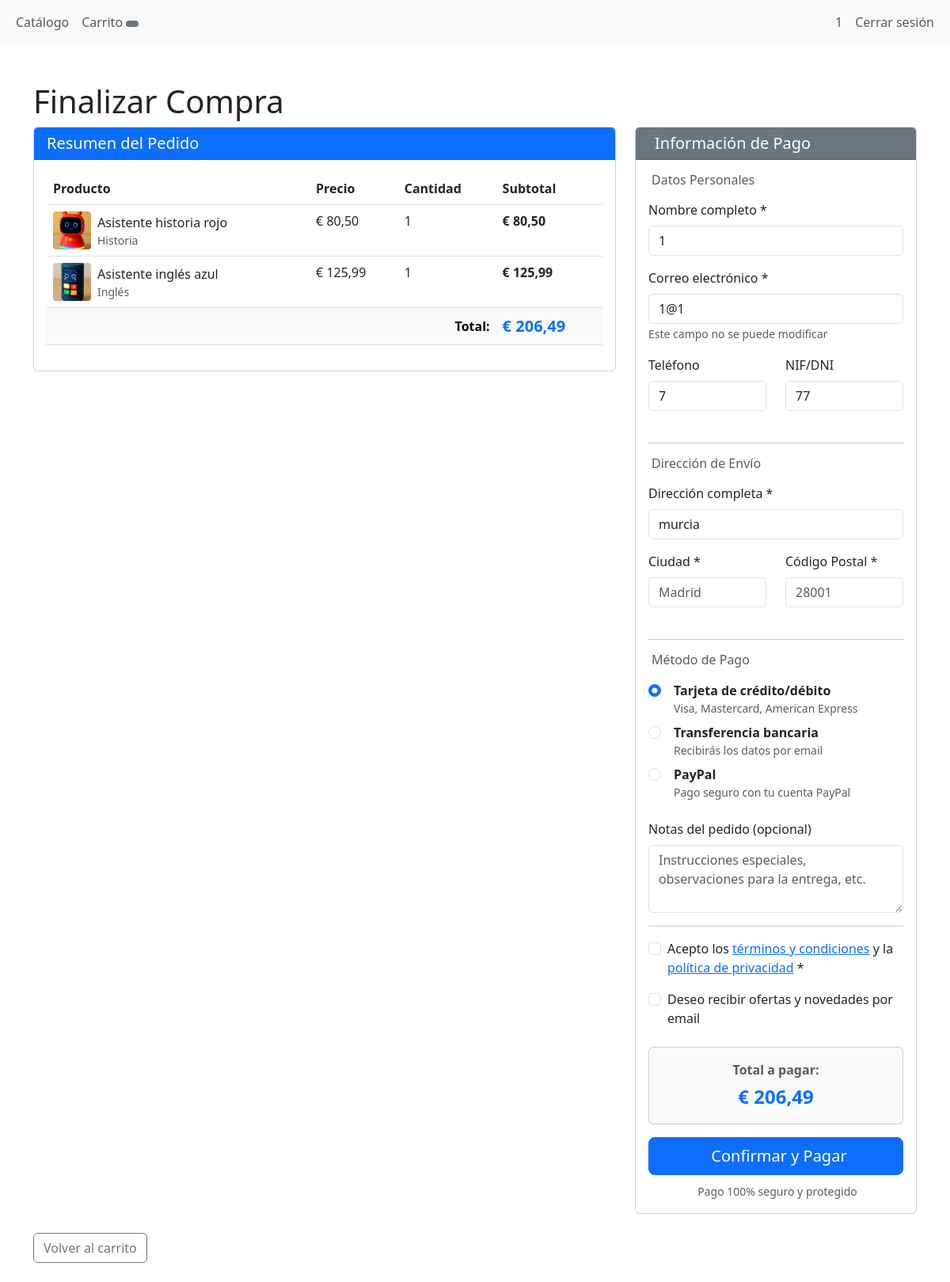
The app's page /checkout (signed in) with its own data.
### tables this page shows
CREATE TABLE Items_Carrito (
            id_item INTEGER PRIMARY KEY AUTOINCREMENT,
            id_carrito INTEGER NOT NULL,
            id_producto INTEGER NOT NULL,
            cantidad INTEGER NOT NULL DEFAULT 1,
            FOREIGN KEY (id_carrito) REFERENCES Carritos(id_carrito),
            FOREIGN KEY (id_producto) REFERENCES Productos(id_producto)
        );

CREATE TABLE Productos (
            id_producto INTEGER PRIMARY KEY AUTOINCREMENT,
            nombre TEXT NOT NULL,
            descripcion TEXT,
            precio REAL NOT NULL,
            stock INTEGER NOT NULL DEFAULT 0,
            categoria TEXT,
            imagen_url TEXT
        );

CREATE TABLE Usuarios (id_usuario INTEGER PRIMARY KEY AUTOINCREMENT, nombre TEXT NOT NULL, email TEXT UNIQUE NOT NULL, password TEXT NOT NULL, fecha_registro DATETIME DEFAULT CURRENT_TIMESTAMP, NIF TEXT UNIQUE, telefono NUMERIC UNIQUE, domicilio TEXT);

### controllers/CarritoController.php (called while the page is built, shortened)
<?php
require_once __DIR__ . '/../models/Carrito.php';
require_once __DIR__ . '/../models/ItemCarrito.php';
require_once __DIR__ . '/../models/Producto.php';
class CarritoController {
    private PDO $db;
    public function __construct(PDO $db) {
        $this->db = $db;
    }
    public function checkout() {
        $userId  = $_SESSION['user_id'];
        $carrito = Carrito::getActive($this->db, $userId);
        $items   = $carrito->getItems($this->db);
        $stmt = $this->db->prepare("
            SELECT nombre, email, telefono, NIF, domicilio
            FROM Usuarios
            WHERE id_usuario = :id_usuario
        ");
        $stmt->execute(['id_usuario' => $userId]);
        $usuario = $stmt->fetchObject();
        $total = $carrito->getTotal($this->db);
        include __DIR__ . '/../views/header.php';
        include __DIR__ . '/../views/checkout.php';
        include __DIR__ . '/../views/footer.php';
    }
}

### models/Carrito.php (called while the page is built, shortened)
<?php
class Carrito {
    public int $id_carrito;
    public static function getActive(PDO $db, int $userId): ?Carrito {
        $sql = "
            SELECT
                id_carrito,
                id_usuario,
                fecha_creacion,
                activo
            FROM Carritos
            WHERE id_usuario = :id_usuario AND activo = 1
            ORDER BY fecha_creacion DESC
            LIMIT 1
        ";
        $stmt = $db->prepare($sql);
        $stmt->execute(['id_usuario' => $userId]);
        $stmt->setFetchMode(PDO::FETCH_CLASS | PDO::FETCH_PROPS_LATE, self::class);
        $carrito = $stmt->fetch();
        return $carrito;
    }
    public function getItems(PDO $db): array {
        return ItemCarrito::getAllByCarrito($db, $this->id_carrito);
    }
    public function getTotal(PDO $db): float {
        $sql = "
            SELECT SUM(p.precio * ic.cantidad) as total
            FROM Items_Carrito ic
            JOIN Productos p ON ic.id_producto = p.id_producto
            WHERE ic.id_carrito = :id_carrito
        ";
        $stmt = $db->prepare($sql);
        $stmt->execute(['id_carrito' => $this->id_carrito]);
        $result = $stmt->fetch(PDO::FETCH_ASSOC);
        return $result['total'] ?? 0;
    }
}

### models/ItemCarrito.php (called while the page is built, shortened)
<?php
require_once __DIR__ . '/Producto.php';
class ItemCarrito {
    public static function getAllByCarrito(PDO $db, int $carritoId): array {
        $sql = "
            SELECT
                ic.id_item,
                ic.id_carrito,
                ic.id_producto,
                ic.cantidad,
                p.id_producto as 'producto_id',
                p.nombre,
                p.descripcion,
                p.precio,
                p.stock,
                p.categoria,
                p.imagen_url
            FROM Items_Carrito ic
            JOIN Productos p ON ic.id_producto = p.id_producto
            WHERE ic.id_carrito = :id_carrito
        ";
        $stmt = $db->prepare($sql);
        $stmt->execute(['id_carrito' => $carritoId]);
        $items = [];
        while ($row = $stmt->fetch(PDO::FETCH_ASSOC)) {
            $item = new ItemCarrito();
            $item->id_item = $row['id_item'];
            $item->id_carrito = $row['id_carrito'];
            $item->id_producto = $row['id_producto'];
            $item->cantidad = $row['cantidad'];
            $producto = new Producto();
            $producto->id_producto = $row['producto_id'];
            $producto->nombre = $row['nombre'];
            $producto->descripcion = $row['descripcion'];
            $producto->precio = $row['precio'];
            $producto->stock = $row['stock'];
            $producto->categoria = $row['categoria'];
            $producto->imagen_url = $row['imagen_url'];
            $item->producto = $producto;
            $items[] = $item;
        }
        return $items;
    }
}

### models/producto.php (called while the page is built, shortened)
<?php
class Producto {
    public float   $precio;
    public ?string $imagen_url;
    public function getPrecioFormateado(): string {
        return number_format($this->precio, 2, ',', '.');
    }
    public function getRutaImagen(): string {
        $ruta = str_replace('\\', '/', $this->imagen_url);
        if (substr($ruta, 0, 1) !== '/') {
            $ruta = '/' . $ruta;
        }
        return $ruta;
    }
}

### views/checkout.php (the view, shortened to what this page needs)
<div class="container py-4">
  <h1>Finalizar Compra</h1>
  <div class="row">
    <div class="col-lg-8">
      <div class="card mb-4">
        <div class="card-header bg-primary text-white">
          <h5 class="mb-0">Resumen del Pedido</h5>
        </div>
        <div class="card-body">
          <div class="table-responsive">
            <table class="table">
              <thead>
                <tr>
                  <th>Producto</th>
                  <th>Precio</th>
                  <th>Cantidad</th>
                  <th>Subtotal</th>
                </tr>
              </thead>
              <tbody>
                <?php foreach ($items as $item): ?>
                  <tr>
                    <td>
                      <div class="d-flex align-items-center">
                        <?php if ($item->producto->imagen_url): ?>
                          <img
                            src="<?= htmlspecialchars($item->producto->getRutaImagen()) ?>"
                            alt="<?= htmlspecialchars($item->producto->nombre) ?>"
                            class="me-2"
                            style="width:48px; height:48px; object-fit:cover; border-radius:4px;"
                          >
                        <?php endif; ?>
                        <div>
                          <?= htmlspecialchars($item->producto->nombre) ?>
                          <?php if ($item->producto->categoria): ?>
                            <small class="d-block text-muted"><?= htmlspecialchars($item->producto->categoria) ?></small>
                          <?php endif; ?>
                        </div>
                      </div>
                    </td>
                    <td>€ <?= $item->producto->getPrecioFormateado() ?></td>
                    <td><?= $item->cantidad ?></td>
                    <td class="fw-bold">
                      € <?= number_format($item->producto->precio * $item->cantidad, 2, ',', '.') ?>
                    </td>
                  </tr>
                <?php endforeach; ?>
              </tbody>
              <tfoot>
                <tr class="table-light">
                  <td colspan="3" class="text-end fw-bold fs-6">Total:</td>
                  <td class="fw-bold fs-5 text-primary">€ <?= number_format($total, 2, ',', '.') ?></td>
                </tr>
              </tfoot>
            </table>
          </div>
        </div>
      </div>
    </div>
    <div class="col-lg-4">
      <div class="card">
        <div class="card-header bg-secondary text-white">
          <h5 class="mb-0"><i class="bi bi-credit-card me-2"></i>Información de Pago</h5>
        </div>
        <div class="card-body">
          <form id="checkout-form" action="/confirmar-checkout" method="post">
            <div class="mb-4">
              <h6 class="text-muted mb-3"><i class="bi bi-person me-1"></i>Datos Personales</h6>
              <div class="mb-3">
                <label for="nombre" class="form-label">Nombre completo *</label>
                <input
                  type="text"
                  class="form-control"
                  id="nombre"
                  name="nombre"
                  placeholder="<?= htmlspecialchars($usuario->nombre ?? 'Ej: Juan Pérez García') ?>"
                  value="<?= htmlspecialchars($usuario->nombre ?? '') ?>"
                  required
                >
              </div>
              <div class="mb-3">
                <label for="email" class="form-label">Correo electrónico *</label>
                <input
                  type="email"
                  class="form-control"
                  id="email"
                  name="email"
                  placeholder="<?= htmlspecialchars($usuario->email ?? 'correo@ejemplo.com') ?>"
                  value="<?= htmlspecialchars($usuario->email ?? '') ?>"
                  required
                  readonly
                >
                <small class="form-text text-muted">Este campo no se puede modificar</small>
              </div>
              <div class="row">
                <div class="col-md-6 mb-3">
                  <label for="telefono" class="form-label">Teléfono</label>
                  <input
                    type="tel"
                    class="form-control"
                    id="telefono"
                    name="telefono"
                    placeholder="<?= htmlspecialchars($usuario->telefono ?? '+34 600 123 456') ?>"
                    value="<?= htmlspecialchars($usuario->telefono ?? '') ?>"
                  >
                </div>
                <div class="col-md-6 mb-3">
                  <label for="nif" class="form-label">NIF/DNI</label>
                  <input
                    type="text"
                    class="form-control"
                    id="nif"
                    name="nif"
                    placeholder="<?= htmlspecialchars($usuario->NIF ?? '12345678A') ?>"
                    value="<?= htmlspecialchars($usuario->NIF ?? '') ?>"
                  >
                </div>
              </div>
            </div>
            <hr>
            <div class="mb-4">
              <h6 class="text-muted mb-3"><i class="bi bi-geo-alt me-1"></i>Dirección de Envío</h6>
              <div class="mb-3">
                <label for="direccion" class="form-label">Dirección completa *</label>
                <input
                  type="text"
                  class="form-control"
                  id="direccion"
                  name="direccion"
                  placeholder="<?= htmlspecialchars($usuario->domicilio ?? 'Calle Principal, 123, 1º A') ?>"
                  value="<?= htmlspecialchars($usuario->domicilio ?? '') ?>"
                  required
                >
              </div>
              <div class="row">
                <div class="col-md-6 mb-3">
                  <label for="ciudad" class="form-label">Ciudad *</label>
                  <input
                    type="text"
                    class="form-control"
                    id="ciudad"
                    name="ciudad"
                    placeholder="Madrid"
                    required
                  >
                </div>
                <div class="col-md-6 mb-3">
                  <label for="codigo_postal" class="form-label">Código Postal *</label>
                  <input
                    type="text"
                    class="form-control"
                    id="codigo_postal"
                    name="codigo_postal"
                    placeholder="28001"
                    pattern="[0-9]{5}"
                    maxlength="5"
                    required
                  >
                </div>
              </div>
            </div>
            <hr>
            <div class="mb-4">
              <h6 class="text-muted mb-3"><i class="bi bi-credit-card me-1"></i>Método de Pago</h6>
              <div class="form-check mb-2">
                <input class="form-check-input" type="radio" name="metodo_pago" id="tarjeta" value="tarjeta" checked>
                <label class="form-check-label d-flex align-items-center" for="tarjeta">
                  <div>
                    <strong>Tarjeta de crédito/débito</strong>
                    <small class="d-block text-muted">Visa, Mastercard, American Express</small>
                  </div>
                </label>
              </div>
              <div class="form-check mb-2">
                <input class="form-check-input" type="radio" name="metodo_pago" id="transferencia" value="transferencia">
                <label class="form-check-label d-flex align-items-center" for="transferencia">
                  <div>
                    <strong>Transferencia bancaria</strong>
                    <small class="d-block text-muted">Recibirás los datos por email</small>
                  </div>
                </label>
              </div>
              <div class="form-check mb-3">
                <input class="form-check-input" type="radio" name="metodo_pago" id="paypal" value="paypal">
                <label class="form-check-label d-flex align-items-center" for="paypal">
                  <div>
                    <strong>PayPal</strong>
                    <small class="d-block text-muted">Pago seguro con tu cuenta PayPal</small>
                  </div>
                </label>
              </div>
            </div>
            <div class="mb-3">
              <label for="notas" class="form-label">Notas del pedido (opcional)</label>
              <textarea
                class="form-control"
                id="notas"
                name="notas"
                rows="3"
                placeholder="Instrucciones especiales, observaciones para la entrega, etc."
              ></textarea>
            </div>
            <hr>
            <div class="form-check mb-3">
              <input class="form-check-input" type="checkbox" id="terminos" name="terminos" required>
              <label class="form-check-label" for="terminos">
                Acepto los <a href="/terminos" target="_blank">términos y condiciones</a> y la
                <a href="/privacidad" target="_blank">política de privacidad</a> *
              </label>
            </div>
            <div class="form-check mb-4">
              <input class="form-check-input" type="checkbox" id="newsletter" name="newsletter">
              <label class="form-check-label" for="newsletter">
                Deseo recibir ofertas y novedades por email
              </label>
            </div>
            <div class="card bg-light mb-3">
              <div class="card-body text-center">
                <div class="fw-bold text-muted mb-1">Total a pagar:</div>
                <div class="fs-4 fw-bold text-primary">€ <?= number_format($total, 2, ',', '.') ?></div>
              </div>
            </div>
            <button type="submit" class="btn btn-primary btn-lg w-100 mb-2">
              <i class="bi bi-lock me-2"></i>Confirmar y Pagar
            </button>
            <div class="text-center">
              <small class="text-muted">
                Pago 100% seguro y protegido
              </small>
            </div>
          </form>
        </div>
      </div>
    </div>
  </div>
  <div class="mt-4">
    <a href="/carrito" class="btn btn-outline-secondary">
      <i class="bi bi-arrow-left"></i> Volver al carrito
    </a>
  </div>
</div>

### records on screen
items_carrito: shows a picture, id_producto.nombre "Asistente historia rojo", id_producto.categoria "Historia", id_producto.precio "80,50", cantidad "1", $item->producto->precio * $item->cantidad "80,50"
items_carrito: shows a picture, id_producto.nombre "Asistente inglés azul", id_producto.categoria "Inglés", id_producto.precio "125,99", cantidad "1", $item->producto->precio * $item->cantidad "125,99"
usuarios: nombre "1", email "1@1", telefono "7", nif "77", direccion "murcia"

### other values on screen
$_SESSION['user_name'] "1"
$total "206,49"
